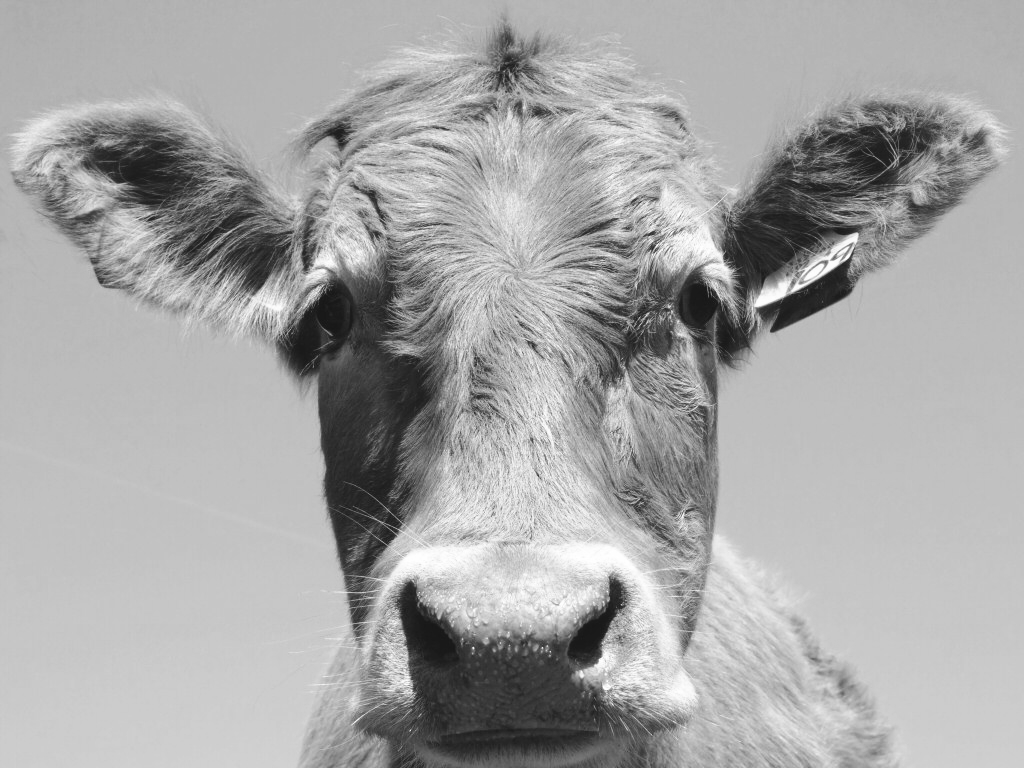
%> input picture cow.png, 1024 x 768 px
$ octave Oppgave1.m   (GNU Octave 9; MATLAB toolbox functions it lacks are replaced by stand-ins)
%> lines starting %> are read from the running program, lines starting %| are printed output that depends on the picture
### dobbelt_filtrering.m
function [convoluted, fourier] = dobbelt_filtrering(bilde, antall)

convoluted = zeros(1, antall);
fourier = zeros(1, antall);


for i = 1: antall;
    [convoluted(i), fourier(i)] = filtrering(bilde, ((1 / (i ^ 2 )) * ones(i)));


end

    function [con, fft] = filtrering(bilde, filter)
    [m, n] = size(bilde);

    tic;

    convuluted = conv2(bilde, filter);

    con = toc;

    tic;

    bilde_fftd = fft2(bilde);
    filter_fftd = fft2(filter, m, n);
    bilde_filtered = bilde_fftd .* filter_fftd;
    bilde_fft2 = ifft2(bilde_filtered);

    fft = toc;


    end
end

### Oppgave1.m
clear all;
cow = double(imread('cow.png'));
%> cow: size 768x1024 double; min 23, max 255, mean 166.6; mean of the top-left, top-right, bottom-left and bottom-right quarters 157.8, 158.4, 169.6, 180.7
%test_bilde = double(imread('eight.png'));
info = imfinfo('cow.png');

middel_filter_3 = (1 / (3 ^ 2 )) * ones(3);
middel_filter_4 = (1 / (4 ^ 2 )) * ones(4);
middel_filter_5 = (1 / (5 ^ 2 )) * ones(5);
middel_filter_6 = (1 / (6 ^ 2 )) * ones(6);
middel_filter_7 = (1 / (7 ^ 2 )) * ones(7);

%% Oppgave 1.1 Conv
cow_conv2 = conv2(cow, middel_filter_5);
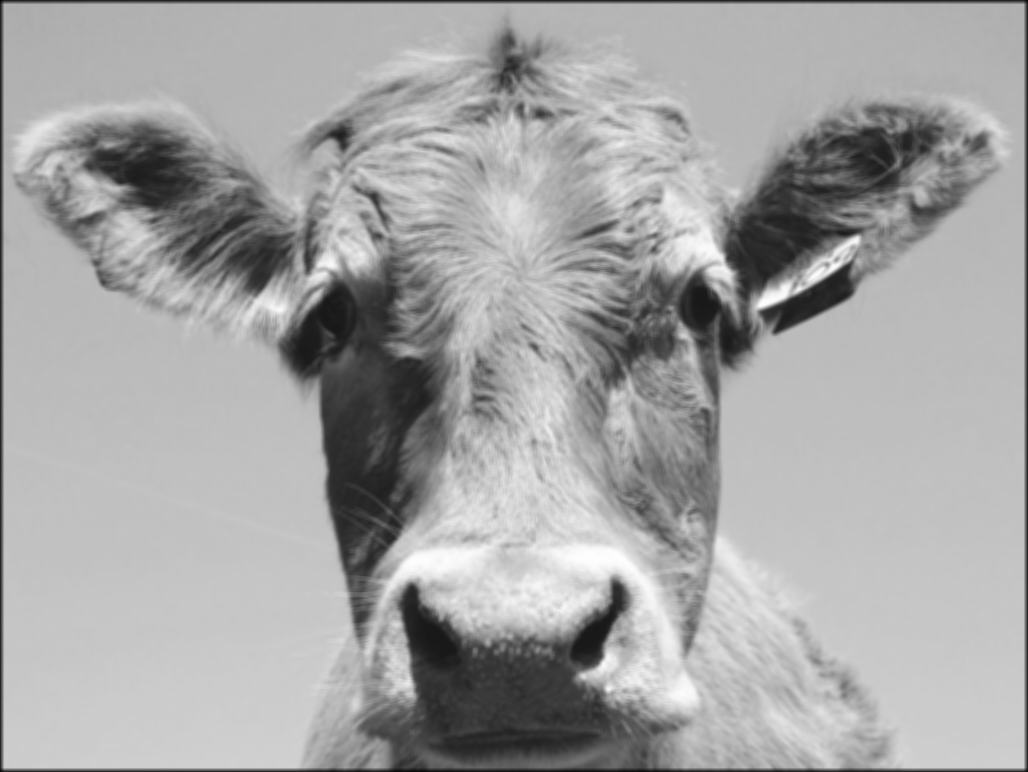
%> cow_conv2: size 772x1028 double; min 6.88, max 254.1, mean 165.1

figure('Name', 'cow_conv2');
image(uint8(cow_conv2));
axis image;
colormap(gray(255));
print('1-1-cow_conv2', '-dpng');

%% Oppgave 1.1 FFT2
cow_fftd = fft2(cow);
filter_fftd = fft2(middel_filter_5, info.Height, info.Width);
cow_filtered = cow_fftd .* filter_fftd;
cow_fft2 = ifft2(cow_filtered);
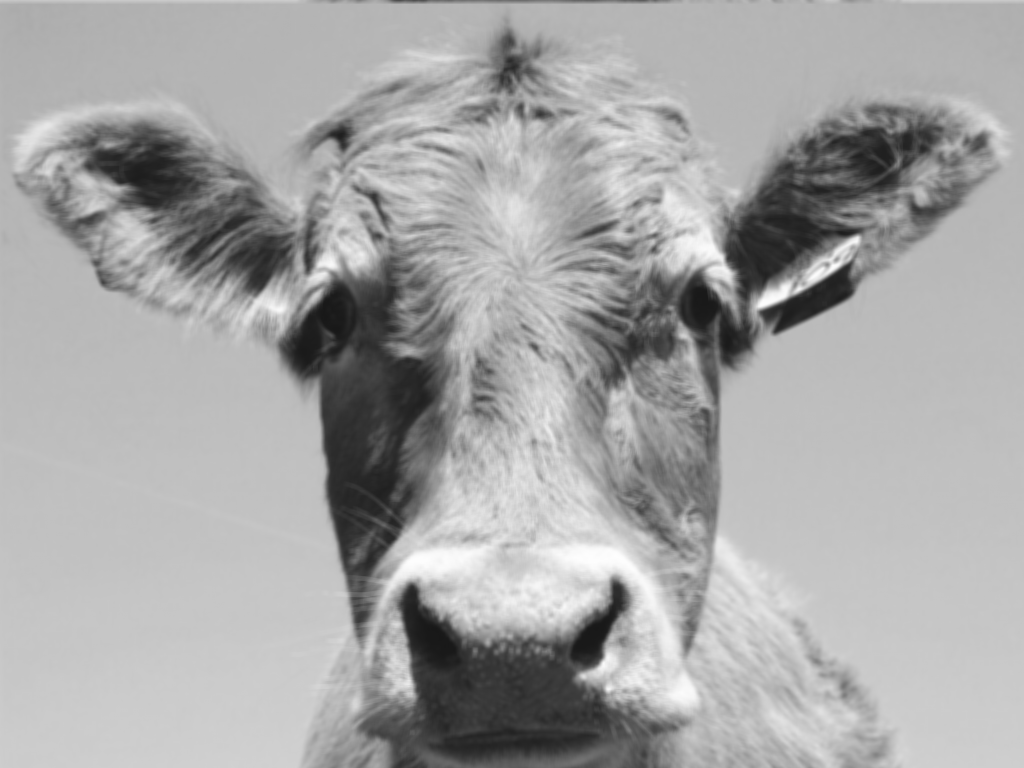
%> cow_fft2: size 768x1024 double; min 24.32, max 254.1, mean 166.6

figure('Name', 'cow_fft2');
image(uint8(cow_fft2));
axis image;
colormap(gray(255));
print('1-1-cow_fft2', '-dpng');

%% Oppgave 1.3
[convoluted, fourier] = dobbelt_filtrering(cow, 50);
%> the loop in dobbelt_filtrering, `for i = 1: antall;` made 50 passes
%> pass 1, in filtrering, `bilde_fft2 = ifft2(bilde_filtered);`:
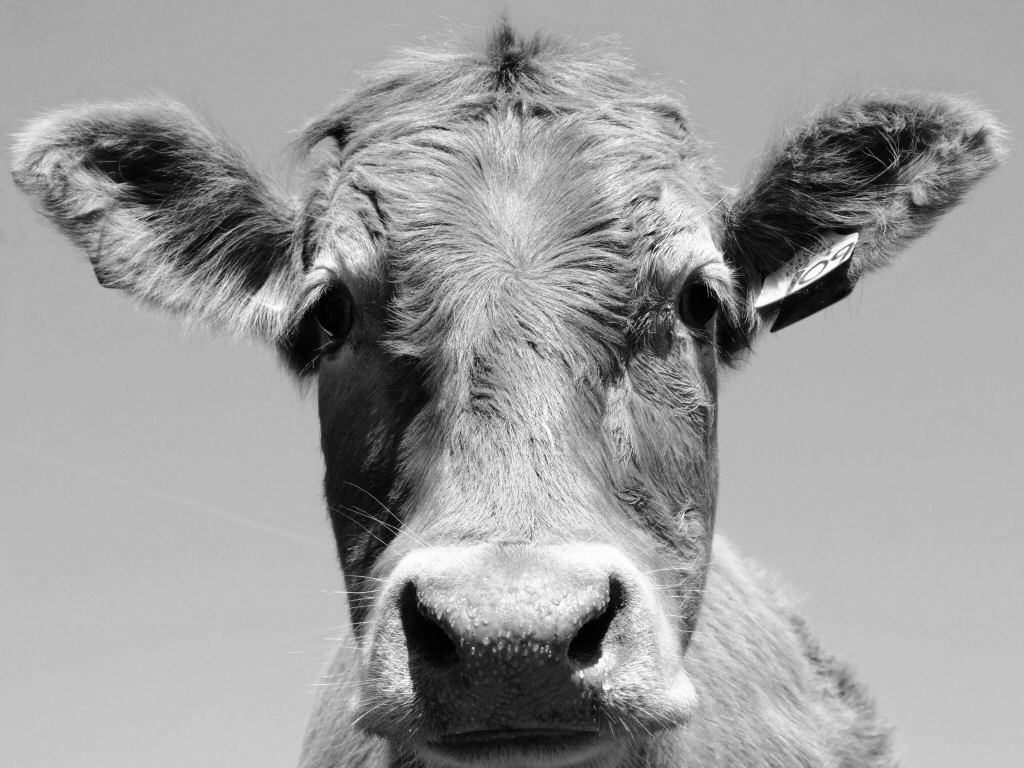
%> bilde_fft2: size 768x1024 double; min 23, max 255, mean 166.6; mean of the top-left, top-right, bottom-left and bottom-right quarters 157.8, 158.4, 169.6, 180.7; drawn with min black and max white
%> after the loop in dobbelt_filtrering, `for i = 1: antall;`: convoluted = 50 values, max 1.21 at index 47, min 0.0122 at index 4, mean 0.304; fourier = 50 values, max 0.191 at index 46, min 0.121 at index 20, mean 0.135

figure
t = linspace(1, 50, 50);
plot(t, convoluted)
hold on
plot(t, fourier)
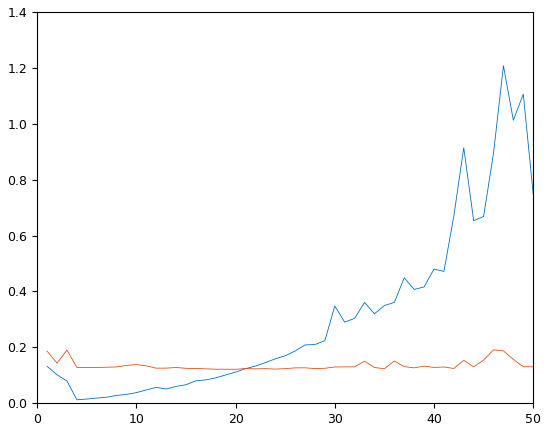
%> figure redrawn from the program's plot data; curve peaks at x = 47, y = 1.21; curve peaks at x = 46, y = 0.191
